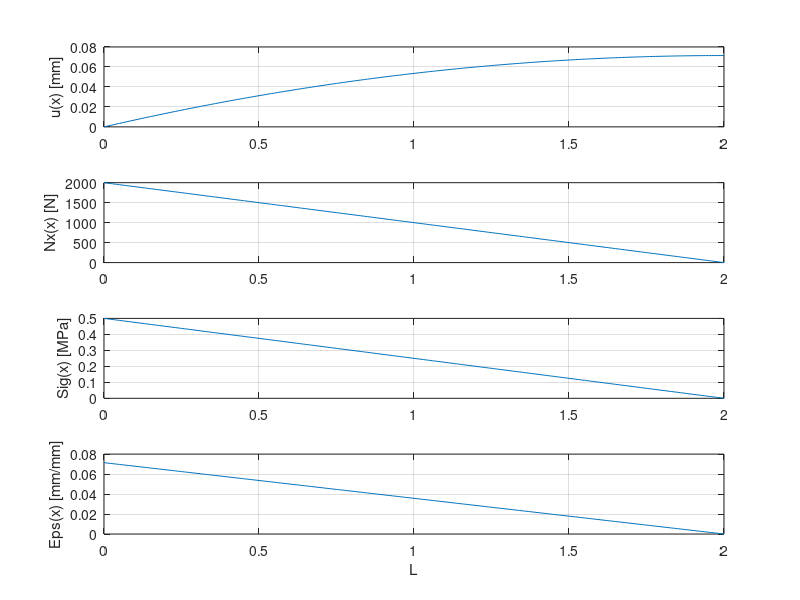

The MATLAB script that drew this image:
% PROCEDIMENTO PARA ANALISE ESTRUTURAL DE UMA BARRA
% Desenvolvido por Antonio Vinicius G. Campos, 25/04/2020
clc,clear, close all
% propriedades geometricas da viga
l=2;
F=1000; % magnitude do carregamento
E=70E9;
A=0.02^2;
dx = 0.01;
x=0:dx:l; %dominio estrutural
% inicializacao de vetores
Nx = zeros(1,size(x,2)); 
ux = zeros(1,size(x,2));
Sigx = zeros(1,size(x,2));
Epsx = zeros(1,size(x,2));
% computacao dos valor dentro do dominio
for i=1:size(x,2)
   ux(i) = (1/(E*A))*(-(F/2)*x(i)^2 + F*l*x(i));
   Nx(i) = -F*x(i)+F*l;
   Sigx(i) = (1/A)*(Nx(i));
   Epsx(i) = (1/(E*A))*(-F*x(i)+F*l);
end
% pos-processamento
figure()
subplot(4,1,1)
plot(x,1000*ux)
ylabel('u(x) [mm]')
grid on
subplot(4,1,2)
plot(x,Nx)
ylabel('Nx(x) [N]')
grid on
subplot(4,1,3)
plot(x,Sigx/10E6)
ylabel('Sig(x) [MPa]')
grid on
subplot(4,1,4)
plot(x,1000*Epsx)
xlabel('L')
ylabel('Eps(x) [mm/mm]')
grid on
